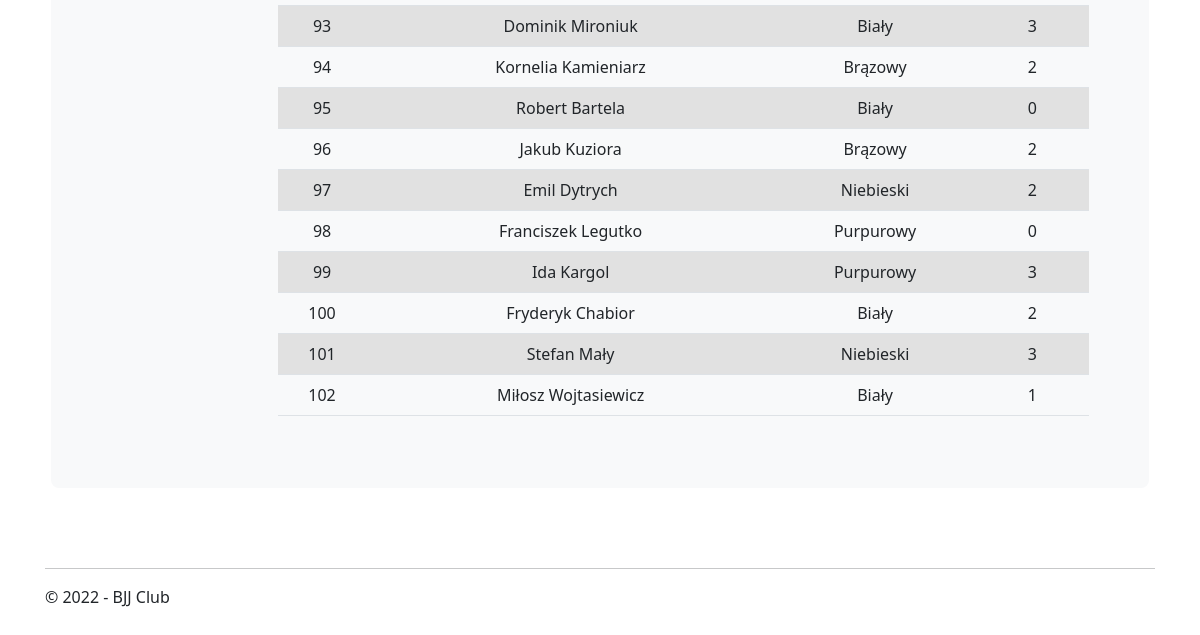
Before: /zawodnicy/ (lower part) with the older database file.
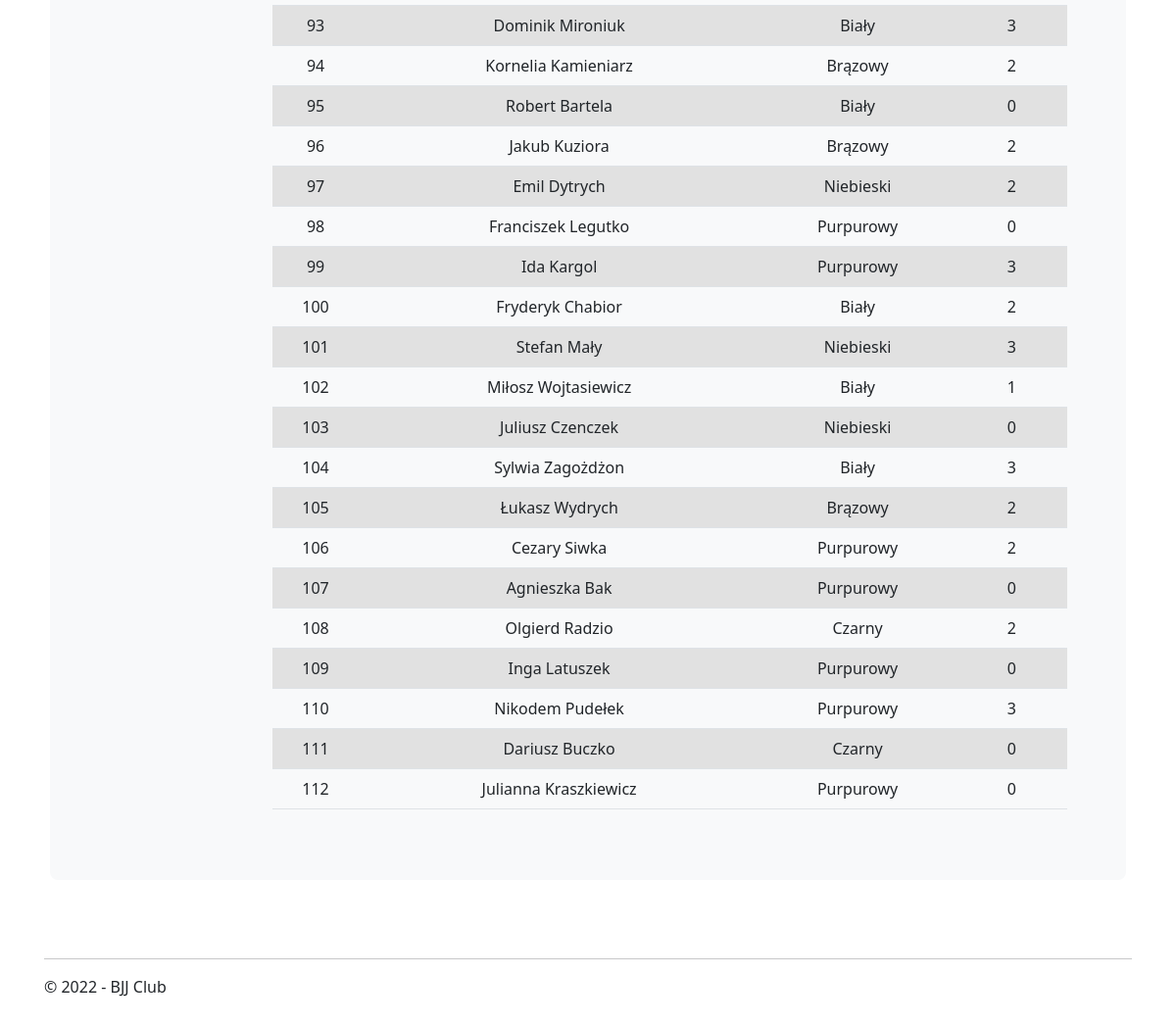
After: the same page with the newer database file.
### players/models.py (models this page shows, shortened)
class Player(models.Model):
    class Belts(models.TextChoices):
        WHITE = "Biały", "Biały"
        BLUE = "Niebieski", "Niebieski"
        PURPLE = "Purpurowy", "Purpurowy"
        BROWN = "Brązowy", "Brązowy"
        BLACK = "Czarny", "Czarny"
    class Stripes(models.TextChoices):
        ZERO = "0", "0"
        ONE = "1", "1"
        TWO = "2", "2"
        THREE = "3", "3"
        FOUR = "4", "4"
    class Gender(models.TextChoices):
        Male = "Mężczyzna", "Mężczyzna"
        Female = "Kobieta", "Kobieta"
    first_name = models.CharField(max_length=100)
    last_name = models.CharField(max_length=100)
    belt = models.CharField(max_length=30, choices=Belts.choices, default=Belts.WHITE)
    stripe = models.CharField(max_length=1, choices=Stripes.choices, default=Stripes.ZERO)
    gender = models.CharField(max_length=10, choices=Gender.choices, default=Gender.Male, blank=True)
    birth_date = models.DateField(blank=True, null=True)
    first_training = models.DateField(blank=True, null=True)
    last_training = models.DateField(blank=True, null=True)
    player_created = models.DateTimeField(auto_now_add=True)
    player_modified = models.DateTimeField(auto_now=True)

### players/views.py (the view)
# urls.py: path("", players, name="players_list"),
def players(request):
    players_raw = Player.objects.all()
    players = []
    for i in range(len(players_raw)):
        players.append(players_raw[i])
    context = {"headings": ["Id", "Imie i Nazwisko", "Pas", "Belki"],
               "players": players,
               }
    return render(request, "players_list.html", context)

### players/templates/players_list.html (shortened to what this page needs)
{% extends "inner_layout.html" %}
{% block body %}
<br />
<table class="table">
    {% for player in players %}
    <tr class="custom">
        <td class="custom">{{player.id}}</td>
        <td class="custom">{{player.first_name}}  {{player.last_name}}</td>
        <td class="custom">{{player.belt}}</td>
        <td class="custom">{{player.stripe}}</td>
    </tr>
    {% endfor %}
</table>
{% endblock %}

### players/templates/inner_layout.html (shortened to what this page needs)
{% extends "layout.html" %}
{% block content %}
<div class="p-5 mb-4 bg-light rounded-3" style="margin: auto; width: 99%;">
    <div class="container-fluid py-2" style="text-align: center;">
        <div class="row">
            <div class="col-sm-2" style="margin-top: 25px;">
            </div>
            <div class="col-sm-10">
                {% block body %}{% endblock %}
            </div>
        </div>
    </div>
</div>
{% endblock %}

### main/templates/layout.html (shortened to what this page needs)
<!DOCTYPE html>
<html>
<head>
    <link rel="stylesheet" type="text/css" href="/static/css/bootstrap.css"/>
    <link rel="stylesheet" type="text/css" href="/static/css/bootstrap.rtl.css"/>
    <link rel="stylesheet" type="text/css" href="/static/css/site.css"/>
    <link rel="stylesheet" type="text/css" href="/static/css/custom.css"/>
</head>
<body>
    <div class="container body-content" style="margin-top: 80px;">
        {% block content %}{% endblock %}
        <hr style="margin-top: 80px;" />
        <footer>
            <p>&copy; 2022 - BJJ Club</p>
        </footer>
    </div>
</body>
</html>

### main/static/css/site.css (style rules this page uses)
body { padding-top: 50px; padding-bottom: 20px; }
.body-content { padding-left: 15px; padding-right: 15px; }

Changed rows visible on the page:
added Player: id "103", first_name "Juliusz", last_name "Czenczek", belt "Niebieski", stripe "0"
added Player: id "104", first_name "Sylwia", last_name "Zagożdżon", belt "Biały", stripe "3"
added Player: id "105", first_name "Łukasz", last_name "Wydrych", belt "Brązowy", stripe "2"
added Player: id "106", first_name "Cezary", last_name "Siwka", belt "Purpurowy", stripe "2"
added Player: id "107", first_name "Agnieszka", last_name "Bak", belt "Purpurowy", stripe "0"
added Player: id "108", first_name "Olgierd", last_name "Radzio", belt "Czarny", stripe "2"
added Player: id "109", first_name "Inga", last_name "Latuszek", belt "Purpurowy", stripe "0"
added Player: id "110", first_name "Nikodem", last_name "Pudełek", belt "Purpurowy", stripe "3"
added Player: id "111", first_name "Dariusz", last_name "Buczko", belt "Czarny", stripe "0"
added Player: id "112", first_name "Julianna", last_name "Kraszkiewicz", belt "Purpurowy", stripe "0"
